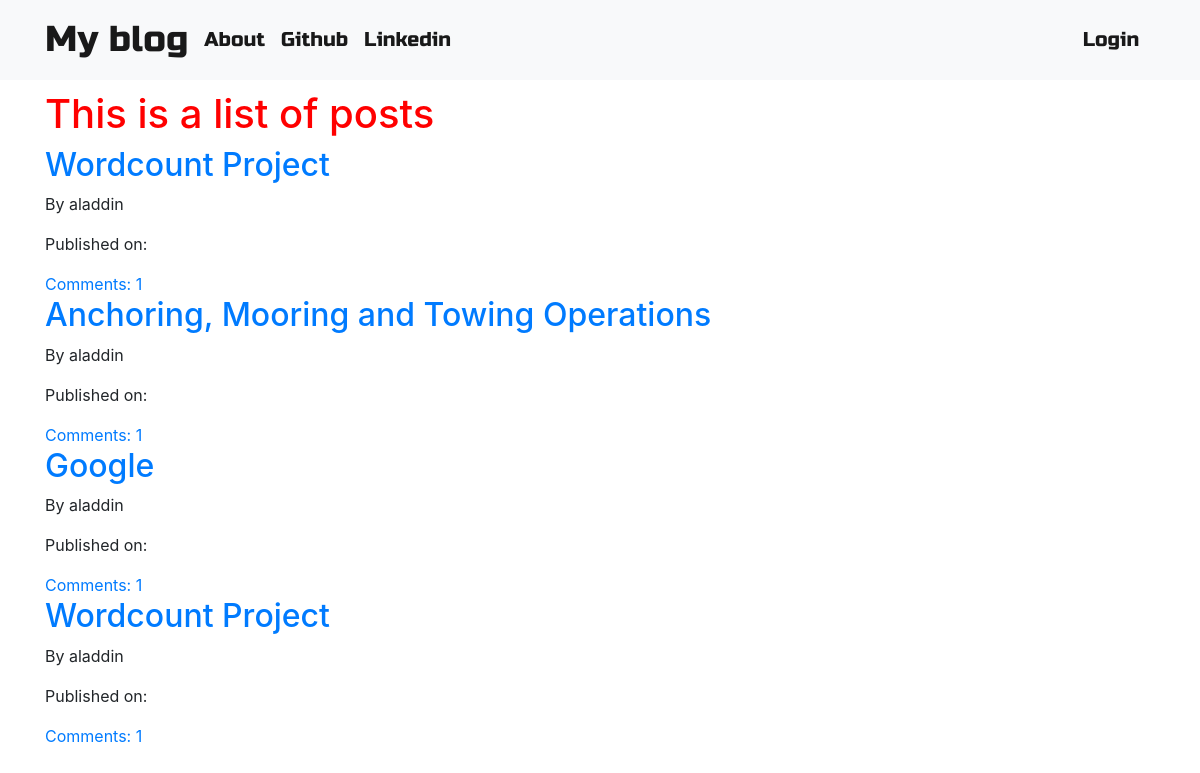
The page / on the database its author committed.
### blog/models.py (models this page shows, shortened)
class Post(models.Model):
    author = models.ForeignKey('auth.User',on_delete=models.CASCADE) # the author can only be authorised user i.e. superuser
    title = models.CharField(max_length=200)
    text = models.TextField()
    created_date = models.DateTimeField(default=timezone.now)
    published_date = models.DateTimeField(blank=True, null=True)
    def approve_comments(self):
        return self.comments.filter(approved_comment=True)

### blog/views.py (the view)
# urls.py: path('',views.PostListView.as_view(), name='post_list'), # homepage
class PostListView(ListView):
    model = Post
    def get_queryset(self):
        return Post.objects.filter(published_date__lte=timezone.now()).order_by('-published_date')

### blog/templates/blog/post_list.html
{% extends 'blog/base.html' %}
{% block content %}
<div class = "centerstage">
<h1 class="testss">This is a list of posts</h1>
{% for posts in post_list %}
<div class = "post">
<h2><a href="{% url 'post_detail' pk=posts.pk %}">{{posts.title}}</a></h2>
<p>By {{posts.author}} </p>
<div class = "date">
<p>Published on:{{posts.published|date:'D M Y'}}</p>
</div>
<a href="{% url 'post_detail' pk=posts.pk %}">Comments: {{posts.approve_comments.count}}</a>
</div>
{% endfor %}
</div>
{% endblock %}

### blog/templates/blog/base.html (shortened to what this page needs)
<!DOCTYPE html>
<html>
<head>
{% load static %}
    <link rel="stylesheet" href="https://stackpath.bootstrapcdn.com/bootstrap/4.1.3/css/bootstrap.min.css">
    <link href="https://maxcdn.bootstrapcdn.com/font-awesome/4.7.0/css/font-awesome.min.css" rel="stylesheet">
    <link rel="stylesheet" href="//cdn.jsdelivr.net/medium-editor/latest/css/medium-editor.min.css" type="text/css" media="screen">
    <link rel="stylesheet" type="text/css" href="{% static 'blog/blog.css' %}">
  </head>
<body class="loader">
<nav class="navbar navbar-expand-lg navbar-light bg-light techfont">
<div class="container">
	<div class="navbar-nav align-items-center">
   <a class="navbar-brand bigbrand" href="{% url 'post_list' %}">My blog</a>
   <a class="navbar-brand" href="{% url 'about' %}">About</a>
   <a class="navbar-brand" href="https://www.github.com">Github</a>
   <a class="navbar-brand" href="https://www.linkedin.com">Linkedin</a>
 </div>
  	<ul class = "nav navbar-nav align-items-center navbar-right">
	{% if user.is_authenticated %}
	<li><a class="navbar-brand" href="{% url 'post_create' %}">New Post</a></li>
	<li><a class="navbar-brand" href="{% url 'draft_list' %}">Drafts</a></li>
	<li><a class="navbar-brand" href="{% url 'logout' %}">Logout</a></li>
	<li><a class="navbar-brand">Welcome {{user.username}}</a></li>
	{% else %}
	<li><a class="navbar-brand align-items-center" href="{% url 'login' %}">Login</a></li>
	{% endif %}
	</ul>
</div>
</nav>
<div class = "content container">
<div class="row">
<div class="col-md-8">
<div class="blog_posts">
{% block content %}
{% endblock %}
</div>
</div>
</div>
</div>
</body>
</html>

### blog/static/blog/blog.css (style rules this page uses)
.techfont { font-family: 'Russo One', sans-serif; font-size: 1.5em; margin-bottom: 10px; color:rgb(159, 167, 181); }
.testss { color:red; }
.centerstage { margin-left: auto; margin-right: auto; }
.bigbrand { font-size: 1.5em; }
.loader { filter:hue-rotate(0deg); color: linear-gradient(45deg,#0f8,#08f); animation:hue 5000ms infinite linear; }

### rows shown on the page
Post: title "Wordcount Project", author "aladdin", approve_comments.count "1"
Post: title "Anchoring, Mooring and Towing Operations", author "aladdin", approve_comments.count "1"
Post: title "Google", author "aladdin", approve_comments.count "1"
Post: title "Wordcount Project", author "aladdin", approve_comments.count "1"
